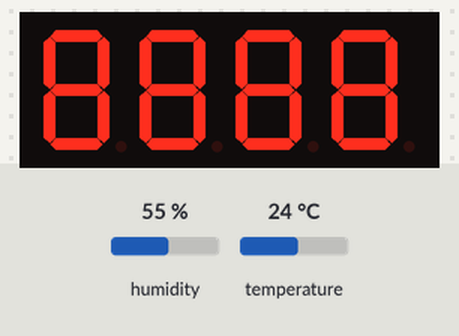
This sketch was run on a simulated ESP8266 (NodeMCU). Shown: 4-digit seven-segment display. The test bench sets the inputs (shaded band); at power-on: humidity 55 %, temperature 24 °C. WiFi joins after 1.5 s; servers stay silent unless stated; no MQTT or app messages arrive unless stated; what the sketch prints to the serial monitor is not drawn.

Above: at 0.3 s.
At 1.3 s:
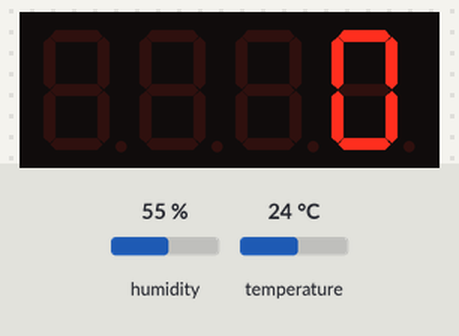
At 2.8 s:
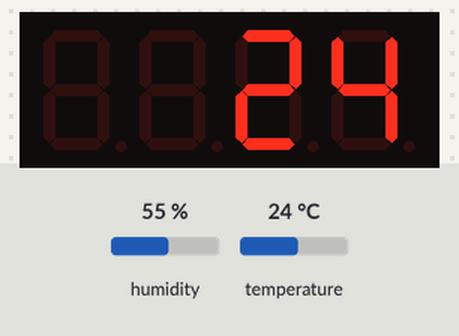

Measured:
- by itself, everything shown: repeats every 32.1 s, in 64 steps
- what the display in image 0 shows lasts 1.0 s, from 0.2 s to 1.2 s
- what the display in image 1 shows lasts 1.5 s, from 1.2 s to 2.7 s

The sketch:

version1.2.ino.ino
```cpp
#include "Adafruit_LEDBackpack.h"
#include "DHTesp.h"
#include <ESP8266WiFi.h>
#include "Adafruit_MQTT.h"
#include "Adafruit_MQTT_Client.h"

/************************* WiFi Access Point *********************************/
#define WLAN_SSID       "KOFK.D"
#define WLAN_PASS       "3c90660d9ebc"

/************************* Adafruit.io Setup *********************************/
#define AIO_SERVER      "io.adafruit.com"
#define AIO_SERVERPORT  1883                   // use 8883 for SSL
#define AIO_USERNAME    "mercyfulgpf"
#define AIO_KEY         "634858eedae744a086f16e4763a06b53"

/****** GLOBALS ******/
WiFiClient client;
Adafruit_MQTT_Client mqtt(&client, AIO_SERVER, AIO_SERVERPORT, AIO_USERNAME, AIO_KEY);
Adafruit_MQTT_Publish temperature = Adafruit_MQTT_Publish(&mqtt, AIO_USERNAME "/feeds/historical-temperature.temp");

Adafruit_7segment matrix = Adafruit_7segment();
DHTesp dht;

int cycleCounter;
void MQTT_connect();

void setup()
{
  //Init variables
  cycleCounter = 0;
  //Init serial
  Serial.begin(115200);
  Serial.println();

  Serial.print("Initializing DHT... ");
  //Init DHT
  dht.setup(14, DHTesp::DHT11);
  Serial.println("Done");

  Serial.print("Initializing display... ");
  //Init 7Seg display
  matrix.begin(0x70);
  delay(200);
  matrix.println(8888);
  matrix.writeDisplay();
  delay(1000);
  matrix.println(0);
  matrix.writeDisplay();
  Serial.println("Done");

  Serial.print("Connecting to WLAN [");
  Serial.print(WLAN_SSID);
  Serial.print("].");

  WiFi.begin(WLAN_SSID, WLAN_PASS);
  while (WiFi.status() != WL_CONNECTED) {
    delay(250);
    Serial.print(".");
  }
  Serial.println(" Done");

  Serial.print("WiFI connected [");
  Serial.print(WiFi.localIP());
  Serial.println("]");

  Serial.print("Initializing MQTT subscriptions...");
  //mqtt.subscribe(&onoffbutton);
  Serial.println("Done");

  //
  Serial.println("Initialization complete!");
}

void MQTT_connect() {
  int8_t ret;

  // Stop if already connected.
  if (mqtt.connected()) {
    return;
  }

  Serial.print("Connecting to MQTT... ");

  uint8_t retries = 3;
  while ((ret = mqtt.connect()) != 0)
  { // connect will return 0 for connected
       Serial.println(mqtt.connectErrorString(ret));
       Serial.println("Retrying MQTT connection in 5 seconds...");
       mqtt.disconnect();
       delay(5000);  // wait 5 seconds
       retries--;
       if (retries == 0)
       {
         // basically die and wait for WDT to reset me
         while (1);
       }
  }
  Serial.println("MQTT Connected!");
}

void sendReadings(int temp, int humidity)
{
  Serial.println("Sending temperature readings...");
  MQTT_connect();
  if (! temperature.publish(temp))
  {
    Serial.println(F("Sending data failed"));
  }
  else
  {
    Serial.println(F("Sending data success"));
  }

  if(! mqtt.ping())
  {
    mqtt.disconnect();
  }
}

void loop()
{
  if (cycleCounter == 1000 || cycleCounter == 0)
  {
    float humidity = dht.getHumidity();
    float temperature = dht.getTemperature();

    matrix.println(8888);
    matrix.drawColon(false);
    matrix.writeDisplay();
    cycleCounter = 0;
    Serial.print("Temp Measurement: ");
    Serial.println(temperature);
    sendReadings(temperature, -1);

    matrix.println(int(temperature));
    matrix.writeDisplay();
  }
  else if (cycleCounter % 5 == 0)
  {
    //Serial.print("Cycle check at ");
    //Serial.println(cycleCounter);
    matrix.drawColon(cycleCounter % 10 == 0);
    matrix.writeDisplay();
  }

  cycleCounter++;
  delay(100);
}
```
